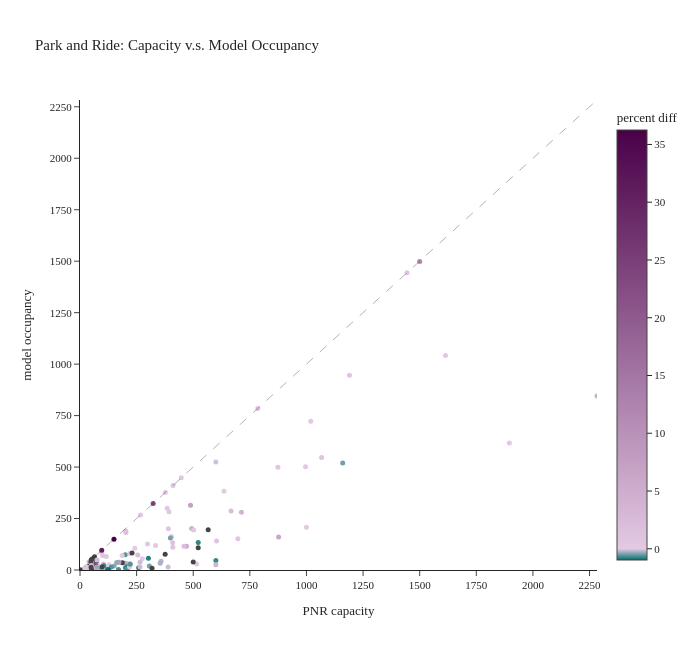

The cell this chart's notebook holds for it:
### Code cell
def plot_occupancy(data, x, y, title):

    p_max = data['percent diff'].max()
    p_min = data['percent diff'].min()
    p_midpoint = (0-p_min) / (p_max-p_min)
    c_max = data['PNR capacity'].max()

    fig = px.scatter(data, x=x, y=y, 
                    color='percent diff', 
                    color_continuous_scale=[(0,"#00716c"),(p_midpoint, "#E3C9E3"),(1, "#4a0048")],
                    range_color=[p_min,p_max],
                    hover_name='name',
                    hover_data={'model occupancy rate':':.2%',
                    
                                'percent diff':':.2%'},
                    title=title)


    fig.add_shape(type='line',
                x0=0,y0=0,x1=c_max,y1=c_max,
                line=dict(width=1, dash='dash'))
    fig.update_xaxes(dtick=250,range=[0, c_max])
    fig.update_yaxes(dtick=250,range=[0, c_max])
    fig.update_traces(marker_size=5)
    fig.update_layout(height=650, width=700, font=dict(size=11))
    fig.show()

plot_occupancy(pnr_data, x="PNR capacity", y="model occupancy", title="Park and Ride: Capacity v.s. Model Occupancy")

### Figure 1 — Plotly figure (JSON) as saved in the notebook; plotly's stock layout.template omitted (floating-point values rounded to 4 significant figures; data arrays with more than 128 entries replaced by an {"elided": "..."} marker saying what was removed)
{"data": [{"customdata": {"elided": "137x2 float values"}, "hovertemplate": "<b>%{hovertext}</b><br><br>PNR capacity=%{x}<br>model occupancy=%{y}<br>model occupancy rate=%{customdata[0]:.2%}<br>percent diff=%{marker.color:.2%}<extra></extra>", "hovertext": {"elided": "137 str values"}, "legendgroup": "", "marker": {"color": {"elided": "137 float values"}, "coloraxis": "coloraxis", "size": 5, "symbol": "circle"}, "mode": "markers", "name": "", "orientation": "v", "showlegend": false, "type": "scatter", "x": {"elided": "137 float values"}, "xaxis": "x", "y": {"elided": "137 float values"}, "yaxis": "y"}], "layout": {"coloraxis": {"cmax": 36.25, "cmin": -0.9706, "colorbar": {"title": {"text": "percent diff"}}, "colorscale": [[0, "#00716c"], [0.02608, "#E3C9E3"], [1, "#4a0048"]]}, "font": {"size": 11}, "height": 650, "legend": {"tracegroupgap": 0}, "shapes": [{"line": {"dash": "dash", "width": 1}, "type": "line", "x0": 0, "x1": 2283, "y0": 0, "y1": 2283}], "title": {"text": "Park and Ride: Capacity v.s. Model Occupancy"}, "width": 700, "xaxis": {"anchor": "y", "domain": [0, 1], "dtick": 250, "range": [0, 2283], "title": {"text": "PNR capacity"}}, "yaxis": {"anchor": "x", "domain": [0, 1], "dtick": 250, "range": [0, 2283], "title": {"text": "model occupancy"}}}}
